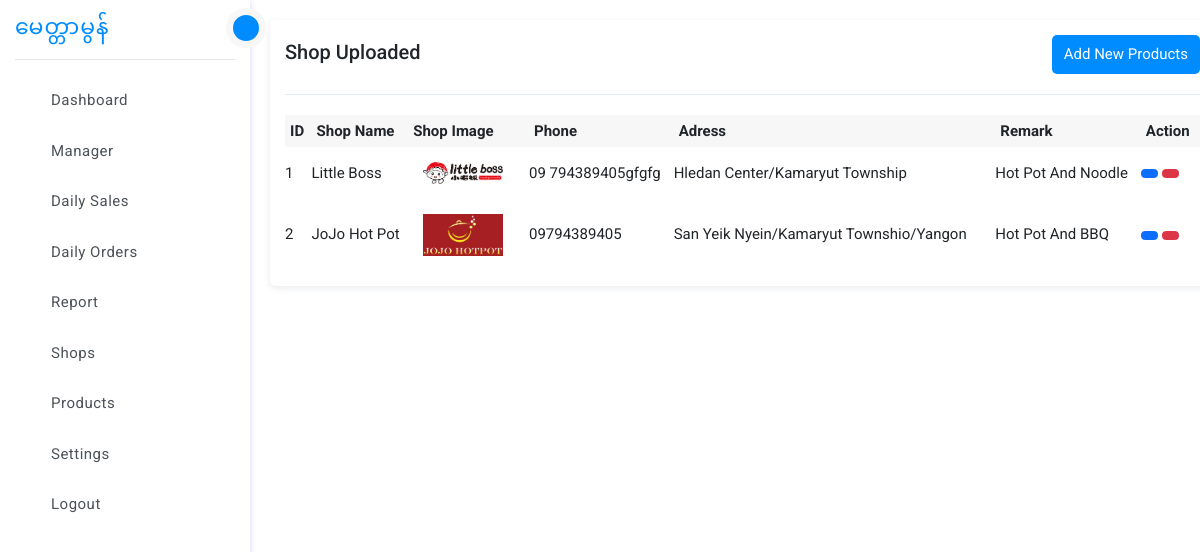
Screenshot of /dashboard/shop/ with the database file from the repository.
### dashboard/models.py (models this page shows, shortened)
class Shop(models.Model):
     name = models.CharField(max_length=100,null=True,blank=True)
     image = models.ImageField(upload_to="shop",null=True,blank=True)
     phone = models.CharField(max_length=100,null=True,blank=True)
     address = models.CharField(max_length=200,null=True,blank=True)
     remark = models.TextField(null=True)
     created_at = models.DateField(auto_now_add=True,null=True)
     updated_at = models.DateField(auto_now=True)

### dashboard/views.py (the view)
# urls.py: path('shop/',views.ShopUpload, name='shop'),
def ShopUpload(request):
    shops = Shop.objects.all()
    context = {
        'shops':shops
    }
    return render(request,'shop.html',context)

### dashboard/templates/shop.html (shortened to what this page needs)
{% extends 'base.html'%}
{% block content %}
{% include 'siber.html'%}
<!DOCTYPE html>
<html lang="en">
<head>
    <link rel="stylesheet" href="../../static/css/dashboard.css">
</head>
<body>
    <main class="content">
        <section class="main" style="margin-top: 20px;">
            <div class="box box-6">
                <div class="box-header">
                    <h4>Shop Uploaded</h4>
                    <button class="shop" data-bs-toggle="modal" data-bs-target="#userForm">Add New Products</button>
                </div>
                <div class="box-body">
                    <table>
                        <thead>
                            <tr>
                                <th>ID</th>
                                <th>Shop Name</th>
                                <th>Shop Image</th>
                                <th>Phone</th>
                                <th>Adress</th>
                                <th>Remark</th>
                                <th>Action</th>
                            </tr>
                        </thead>
                        <tbody>
                            {% for shop in shops %}
                            <tr>
                                <td>{{forloop.counter}}</td>
                                <td>{{shop.name}}</td>
                                <td>
                                    <img style="margin: 15px;" src="{{shop.image.url}}" alt="" width="80">
                                </td>
                                <td>{{shop.phone}}</td>
                                <td>{{shop.address}}</td>
                                <td>{{shop.remark}}</td>
                                <td>
                                    <button class="btn btn-primary" data-bs-toggle="modal"
                                        data-bs-target="#updateModal_{{ shop.id }}"> </button>
                                    <button class="btn btn-danger" data-bs-toggle="modal"
                                        data-bs-target="#deleteModal_{{shop.id}}"></button>
                                </td>
                            </tr>
                            {% endfor %}
                        </tbody>
                    </table>
                </div>
            </div>
        </section>
    </main>
    {% endblock %}

### static/css/style.css (style rules this page uses)
* { margin: 0; padding: 0; box-sizing: border-box; text-decoration: none; list-style: none; font-family: "Roboto", sans-serif; }
:root { --blue: #008cff; --white: #ffffff; --LightGray: #f7f7f7; --text-color: #4c5258; --border-c: #e4e4e4; --small-b: .5rem; --big-b: 2rem; --fs13: 1.3rem; --fs-15: 1.5rem; --fs-16: 1.6rem; --fs-20: 2rem; --fs-30: 3rem; }
html { font-size: 62.5%; scroll-behavior: smooth; }
body { position: relative; color: var(--text-color); background-color: var(--LightGray); }
h1, h2, h3, h4, h5, h6 { line-height: 1.2; font-weight: 500; }
.shop { padding: .8rem 1.2rem; background: var(--blue); color: var(--white); border-radius: .5rem; outline: none; border: none; font-size: var(--fs-15); transition: all .3s ease; }
.content { width: 80%; padding-right: 1.5rem; padding-left: 1.5rem; }
.main { display: grid; gap: 2rem; }
.main .box { padding: 1.5rem; background-color: var(--white); border-radius: var(--small-b); box-shadow: 0 .2rem .6rem 0 rgba(67 89 113 / .12); }
.box .box-header { display: flex; align-items: center; justify-content: space-between; margin-bottom: 2rem; padding-bottom: 2rem; border-bottom: .1rem solid rgba(13 110 253 / .12); }
.box .box-header h4 { text-transform: capitalize; font-size: var(--fs-20); }
.main .box-6 { white-space: nowrap; overflow-x: auto; }
.box .box-body table { width: 100%; border-collapse: collapse; }
.box .box-body table thead { background-color: var(--LightGray); }
.box .box-body table thead tr th { text-transform: capitalize; font-size: var(--fs-15); padding: 0.5rem; text-align: left; }
.box .box-body table tbody { font-size: var(--fs-15); padding: 1rem 0.5rem; }
@media (min-width:992px) { .content { margin-left: 27rem; padding-left: 0; } }
@media (min-width:768px) { .main { grid-template-columns: repeat(2, 1fr); } }
@media (min-width:768px) { .box-6, .box-7 { grid-column: span 2; } }

### rows the page displays
Shop: name "Little Boss", image (picture), phone "09 794389405gfgfg", address "Hledan Center/Kamaryut Township", remark "Hot Pot And Noodle"
Shop: name "JoJo Hot Pot", image (picture), phone "09794389405", address "San Yeik Nyein/Kamaryut Townshio/Yangon", remark "Hot Pot And BBQ"
